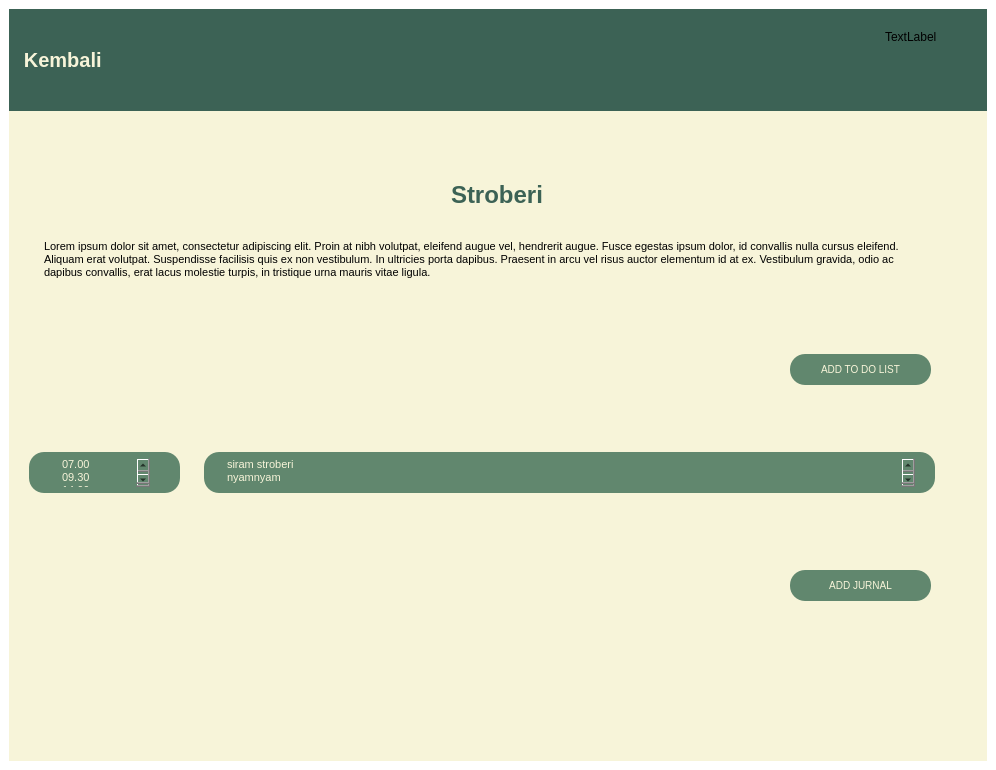
<?xml version="1.0" encoding="UTF-8"?>
<ui version="4.0">
 <class>MainWindow</class>
 <widget class="QMainWindow" name="MainWindow">
  <property name="geometry">
   <rect>
    <x>0</x>
    <y>0</y>
    <width>996</width>
    <height>770</height>
   </rect>
  </property>
  <property name="windowTitle">
   <string>MainWindow</string>
  </property>
  <property name="styleSheet">
   <string notr="true">*{
	border: none;
	background-color: transparent;
	background: transparent;
	padding: 0;
	margin: 0;
}
#scrollArea {
	background-color: #F7F4D9;
}
#header {
	background-color: #3C6255;
}
#image {
	border-radius: 62px;
}

#main {
	background-color: #F7F4D9;
}

#footer {
	background-color: #F7F4D9;
}

#btn_back {
	color: #F7F4D9;
	font-size: 20px;
	font-weight: 600;
}

#btn_back:hover {
	color: #DEDBC0;
}


#tdl_back:hover {
	color: #DEDBC0;
}
#btn_prev, #btn_next {
	background-color: #61876E;
	border-radius: 25px;
}

#btn_prev:hover {
	background-color: #486E55;
}

#btn_next:hover {
	background-color: #486E55;
}

#namatanaman {
	color: #3C6255;
	padding: 15px 70px;
	font-size: 24px;
	font-weight: 600;
}

#box_description_artikel {
	color: #F9F9F9;
	background-color: #3C6255;
	border-radius: 20px;
}


#text_description_artikel {
	color: #F9F9F9;
	padding: 10px 8px;
	font-size: 16px;
}

#deskripsi {
	color: #000000;
	padding: 10px 8px;
	font-size: 11px;
}

#addtdl{
	color: #F7F4D9;
	background-color: #61876E;
	padding: 5px 20px;
	border-radius: 15px;
	font-size: 10px;
}
#listtodo{
	color: #F7F4D9;
	background-color: #61876E;
	padding: 6px 20px;
	border-radius: 15px;
	font-size: 11px;
}

#listjam{
	color: #F7F4D9;
	background-color: #61876E;
	padding: 6px 30px;
	border-radius: 15px;
	font-size: 11px;
}

#addjurnal{
	color: #F7F4D9;
	background-color: #61876E;
	padding: 5px 20px;
	border-radius: 15px;
	font-size: 10px;
}

#jam{
	color: #F7F4D9;
	background-color: #61876E;
	padding: 5px 20px;
	border-radius: 15px;
	font-size: 10px;
}</string>
  </property>
  <widget class="QWidget" name="centralwidget">
   <layout class="QHBoxLayout" name="horizontalLayout">
    <item>
     <widget class="QScrollArea" name="scrollArea">
      <property name="widgetResizable">
       <bool>true</bool>
      </property>
      <widget class="QWidget" name="scrollAreaWidgetContents">
       <property name="geometry">
        <rect>
         <x>0</x>
         <y>0</y>
         <width>978</width>
         <height>752</height>
        </rect>
       </property>
       <property name="sizePolicy">
        <sizepolicy hsizetype="Preferred" vsizetype="Preferred">
         <horstretch>0</horstretch>
         <verstretch>0</verstretch>
        </sizepolicy>
       </property>
       <layout class="QVBoxLayout" name="verticalLayout">
        <property name="leftMargin">
         <number>0</number>
        </property>
        <property name="topMargin">
         <number>0</number>
        </property>
        <property name="rightMargin">
         <number>0</number>
        </property>
        <property name="bottomMargin">
         <number>0</number>
        </property>
        <item>
         <widget class="QFrame" name="header">
          <property name="frameShape">
           <enum>QFrame::StyledPanel</enum>
          </property>
          <property name="frameShadow">
           <enum>QFrame::Raised</enum>
          </property>
          <layout class="QHBoxLayout" name="horizontalLayout_4">
           <property name="leftMargin">
            <number>0</number>
           </property>
           <property name="topMargin">
            <number>0</number>
           </property>
           <property name="rightMargin">
            <number>0</number>
           </property>
           <property name="bottomMargin">
            <number>0</number>
           </property>
           <item>
            <widget class="QWidget" name="header_2" native="true">
             <property name="minimumSize">
              <size>
               <width>0</width>
               <height>60</height>
              </size>
             </property>
             <layout class="QHBoxLayout" name="horizontalLayout_2">
              <property name="leftMargin">
               <number>0</number>
              </property>
              <property name="topMargin">
               <number>0</number>
              </property>
              <property name="rightMargin">
               <number>0</number>
              </property>
              <property name="bottomMargin">
               <number>0</number>
              </property>
              <item>
               <widget class="QFrame" name="frame_temp">
                <property name="frameShape">
                 <enum>QFrame::StyledPanel</enum>
                </property>
                <property name="frameShadow">
                 <enum>QFrame::Raised</enum>
                </property>
                <layout class="QHBoxLayout" name="horizontalLayout_3">
                 <property name="topMargin">
                  <number>0</number>
                 </property>
                 <property name="bottomMargin">
                  <number>0</number>
                 </property>
                 <item alignment="Qt::AlignLeft">
                  <widget class="QPushButton" name="btn_back">
                   <property name="text">
                    <string> Kembali</string>
                   </property>
                   <property name="icon">
                    <iconset resource="../artikel/resources.qrc">
                     <normaloff>:/icons/left__arrow2.svg</normaloff>:/icons/left__arrow2.svg</iconset>
                   </property>
                   <property name="iconSize">
                    <size>
                     <width>24</width>
                     <height>24</height>
                    </size>
                   </property>
                   <property name="autoExclusive">
                    <bool>false</bool>
                   </property>
                   <property name="flat">
                    <bool>false</bool>
                   </property>
                  </widget>
                 </item>
                </layout>
               </widget>
              </item>
              <item>
               <widget class="QFrame" name="frame_logo">
                <property name="frameShape">
                 <enum>QFrame::StyledPanel</enum>
                </property>
                <property name="frameShadow">
                 <enum>QFrame::Raised</enum>
                </property>
                <layout class="QHBoxLayout" name="horizontalLayout_5">
                 <property name="spacing">
                  <number>0</number>
                 </property>
                 <property name="leftMargin">
                  <number>0</number>
                 </property>
                 <property name="topMargin">
                  <number>0</number>
                 </property>
                 <property name="rightMargin">
                  <number>0</number>
                 </property>
                 <property name="bottomMargin">
                  <number>0</number>
                 </property>
                 <item>
                  <widget class="QLabel" name="logo">
                   <property name="minimumSize">
                    <size>
                     <width>0</width>
                     <height>0</height>
                    </size>
                   </property>
                   <property name="maximumSize">
                    <size>
                     <width>42</width>
                     <height>42</height>
                    </size>
                   </property>
                   <property name="pixmap">
                    <pixmap>../artikel/logo_circle.png</pixmap>
                   </property>
                   <property name="scaledContents">
                    <bool>true</bool>
                   </property>
                  </widget>
                 </item>
                </layout>
               </widget>
              </item>
              <item>
               <widget class="QFrame" name="frame_temp_2">
                <property name="frameShape">
                 <enum>QFrame::StyledPanel</enum>
                </property>
                <property name="frameShadow">
                 <enum>QFrame::Raised</enum>
                </property>
                <widget class="QLabel" name="label_2">
                 <property name="geometry">
                  <rect>
                   <x>220</x>
                   <y>20</y>
                   <width>58</width>
                   <height>16</height>
                  </rect>
                 </property>
                 <property name="text">
                  <string>TextLabel</string>
                 </property>
                </widget>
               </widget>
              </item>
             </layout>
            </widget>
           </item>
          </layout>
         </widget>
        </item>
        <item>
         <widget class="QFrame" name="title">
          <property name="frameShape">
           <enum>QFrame::StyledPanel</enum>
          </property>
          <property name="frameShadow">
           <enum>QFrame::Raised</enum>
          </property>
          <layout class="QVBoxLayout" name="verticalLayout_2">
           <property name="leftMargin">
            <number>0</number>
           </property>
           <property name="topMargin">
            <number>12</number>
           </property>
           <property name="rightMargin">
            <number>0</number>
           </property>
           <property name="bottomMargin">
            <number>0</number>
           </property>
           <item alignment="Qt::AlignHCenter">
            <widget class="QLabel" name="image">
             <property name="minimumSize">
              <size>
               <width>0</width>
               <height>0</height>
              </size>
             </property>
             <property name="maximumSize">
              <size>
               <width>150</width>
               <height>200</height>
              </size>
             </property>
             <property name="midLineWidth">
              <number>-54</number>
             </property>
             <property name="pixmap">
              <pixmap>../../../../Downloads/stroberi.jpeg</pixmap>
             </property>
             <property name="scaledContents">
              <bool>true</bool>
             </property>
            </widget>
           </item>
           <item alignment="Qt::AlignHCenter">
            <widget class="QLabel" name="namatanaman">
             <property name="maximumSize">
              <size>
               <width>300</width>
               <height>50</height>
              </size>
             </property>
             <property name="text">
              <string>Stroberi</string>
             </property>
            </widget>
           </item>
          </layout>
         </widget>
        </item>
        <item>
         <widget class="QFrame" name="frame_6">
          <property name="sizePolicy">
           <sizepolicy hsizetype="Preferred" vsizetype="Preferred">
            <horstretch>0</horstretch>
            <verstretch>0</verstretch>
           </sizepolicy>
          </property>
          <property name="maximumSize">
           <size>
            <width>900</width>
            <height>500</height>
           </size>
          </property>
          <property name="frameShape">
           <enum>QFrame::StyledPanel</enum>
          </property>
          <property name="frameShadow">
           <enum>QFrame::Raised</enum>
          </property>
          <widget class="QPlainTextEdit" name="deskripsi">
           <property name="geometry">
            <rect>
             <x>23</x>
             <y>0</y>
             <width>901</width>
             <height>71</height>
            </rect>
           </property>
           <property name="readOnly">
            <bool>true</bool>
           </property>
           <property name="plainText">
            <string>Lorem ipsum dolor sit amet, consectetur adipiscing elit. Proin at nibh volutpat, eleifend augue vel, hendrerit augue. Fusce egestas ipsum dolor, id convallis nulla cursus eleifend. Aliquam erat volutpat. Suspendisse facilisis quis ex non vestibulum. In ultricies porta dapibus. Praesent in arcu vel risus auctor elementum id at ex. Vestibulum gravida, odio ac dapibus convallis, erat lacus molestie turpis, in tristique urna mauris vitae ligula. </string>
           </property>
          </widget>
         </widget>
        </item>
        <item>
         <widget class="QFrame" name="frame_2">
          <property name="frameShape">
           <enum>QFrame::StyledPanel</enum>
          </property>
          <property name="frameShadow">
           <enum>QFrame::Raised</enum>
          </property>
          <widget class="QWidget" name="layoutWidget">
           <property name="geometry">
            <rect>
             <x>0</x>
             <y>0</y>
             <width>961</width>
             <height>61</height>
            </rect>
           </property>
           <layout class="QHBoxLayout" name="horizontalLayout_7">
            <property name="spacing">
             <number>0</number>
            </property>
            <property name="leftMargin">
             <number>0</number>
            </property>
            <property name="topMargin">
             <number>0</number>
            </property>
            <property name="rightMargin">
             <number>0</number>
            </property>
            <property name="bottomMargin">
             <number>0</number>
            </property>
            <item>
             <widget class="QFrame" name="frame_5">
              <property name="frameShape">
               <enum>QFrame::StyledPanel</enum>
              </property>
              <property name="frameShadow">
               <enum>QFrame::Raised</enum>
              </property>
              <widget class="QLabel" name="label">
               <property name="geometry">
                <rect>
                 <x>20</x>
                 <y>10</y>
                 <width>161</width>
                 <height>41</height>
                </rect>
               </property>
               <property name="text">
                <string/>
               </property>
               <property name="pixmap">
                <pixmap>../../../../Downloads/To Do List (3).png</pixmap>
               </property>
              </widget>
             </widget>
            </item>
            <item>
             <widget class="QFrame" name="frame">
              <property name="frameShape">
               <enum>QFrame::StyledPanel</enum>
              </property>
              <property name="frameShadow">
               <enum>QFrame::Raised</enum>
              </property>
              <widget class="QPushButton" name="addtdl">
               <property name="geometry">
                <rect>
                 <x>300</x>
                 <y>20</y>
                 <width>141</width>
                 <height>31</height>
                </rect>
               </property>
               <property name="sizePolicy">
                <sizepolicy hsizetype="Preferred" vsizetype="Preferred">
                 <horstretch>0</horstretch>
                 <verstretch>0</verstretch>
                </sizepolicy>
               </property>
               <property name="text">
                <string>ADD TO DO LIST</string>
               </property>
               <property name="icon">
                <iconset>
                 <normaloff>../../../../Downloads/add.png</normaloff>../../../../Downloads/add.png</iconset>
               </property>
               <property name="iconSize">
                <size>
                 <width>13</width>
                 <height>13</height>
                </size>
               </property>
              </widget>
             </widget>
            </item>
           </layout>
          </widget>
         </widget>
        </item>
        <item>
         <widget class="QFrame" name="list_tdl">
          <property name="frameShape">
           <enum>QFrame::StyledPanel</enum>
          </property>
          <property name="frameShadow">
           <enum>QFrame::Raised</enum>
          </property>
          <widget class="QListWidget" name="listjam">
           <property name="geometry">
            <rect>
             <x>20</x>
             <y>10</y>
             <width>151</width>
             <height>41</height>
            </rect>
           </property>
           <item>
            <property name="text">
             <string>07.00</string>
            </property>
           </item>
           <item>
            <property name="text">
             <string>09.30</string>
            </property>
           </item>
           <item>
            <property name="text">
             <string>14.00</string>
            </property>
           </item>
           <item>
            <property name="text">
             <string>19.00</string>
            </property>
           </item>
          </widget>
          <widget class="QListWidget" name="listtodo">
           <property name="geometry">
            <rect>
             <x>195</x>
             <y>10</y>
             <width>731</width>
             <height>41</height>
            </rect>
           </property>
           <item>
            <property name="text">
             <string>siram stroberi</string>
            </property>
           </item>
           <item>
            <property name="text">
             <string>nyamnyam</string>
            </property>
           </item>
           <item>
            <property name="text">
             <string>nomnom</string>
            </property>
           </item>
           <item>
            <property name="text">
             <string>kasih pupuk</string>
            </property>
           </item>
          </widget>
         </widget>
        </item>
        <item>
         <widget class="QFrame" name="frame_7">
          <property name="frameShape">
           <enum>QFrame::StyledPanel</enum>
          </property>
          <property name="frameShadow">
           <enum>QFrame::Raised</enum>
          </property>
          <widget class="QWidget" name="layoutWidget">
           <property name="geometry">
            <rect>
             <x>0</x>
             <y>0</y>
             <width>961</width>
             <height>61</height>
            </rect>
           </property>
           <layout class="QHBoxLayout" name="horizontalLayout_8">
            <property name="spacing">
             <number>0</number>
            </property>
            <property name="leftMargin">
             <number>0</number>
            </property>
            <property name="topMargin">
             <number>0</number>
            </property>
            <property name="rightMargin">
             <number>0</number>
            </property>
            <property name="bottomMargin">
             <number>0</number>
            </property>
            <item>
             <widget class="QFrame" name="frame_8">
              <property name="frameShape">
               <enum>QFrame::StyledPanel</enum>
              </property>
              <property name="frameShadow">
               <enum>QFrame::Raised</enum>
              </property>
              <widget class="QLabel" name="label_3">
               <property name="geometry">
                <rect>
                 <x>20</x>
                 <y>10</y>
                 <width>161</width>
                 <height>41</height>
                </rect>
               </property>
               <property name="text">
                <string/>
               </property>
               <property name="pixmap">
                <pixmap>../../../../Downloads/To Do List (3).png</pixmap>
               </property>
              </widget>
             </widget>
            </item>
            <item>
             <widget class="QFrame" name="frame_9">
              <property name="frameShape">
               <enum>QFrame::StyledPanel</enum>
              </property>
              <property name="frameShadow">
               <enum>QFrame::Raised</enum>
              </property>
              <widget class="QPushButton" name="addjurnal">
               <property name="geometry">
                <rect>
                 <x>300</x>
                 <y>20</y>
                 <width>141</width>
                 <height>31</height>
                </rect>
               </property>
               <property name="sizePolicy">
                <sizepolicy hsizetype="Preferred" vsizetype="Preferred">
                 <horstretch>0</horstretch>
                 <verstretch>0</verstretch>
                </sizepolicy>
               </property>
               <property name="text">
                <string>ADD JURNAL</string>
               </property>
               <property name="icon">
                <iconset>
                 <normaloff>../../../../Downloads/add.png</normaloff>../../../../Downloads/add.png</iconset>
               </property>
               <property name="iconSize">
                <size>
                 <width>13</width>
                 <height>13</height>
                </size>
               </property>
              </widget>
             </widget>
            </item>
           </layout>
          </widget>
         </widget>
        </item>
        <item>
         <widget class="QFrame" name="frame_4">
          <property name="frameShape">
           <enum>QFrame::StyledPanel</enum>
          </property>
          <property name="frameShadow">
           <enum>QFrame::Raised</enum>
          </property>
         </widget>
        </item>
       </layout>
      </widget>
     </widget>
    </item>
   </layout>
  </widget>
 </widget>
 <resources>
  <include location="../artikel/resources.qrc"/>
 </resources>
 <connections/>
</ui>
